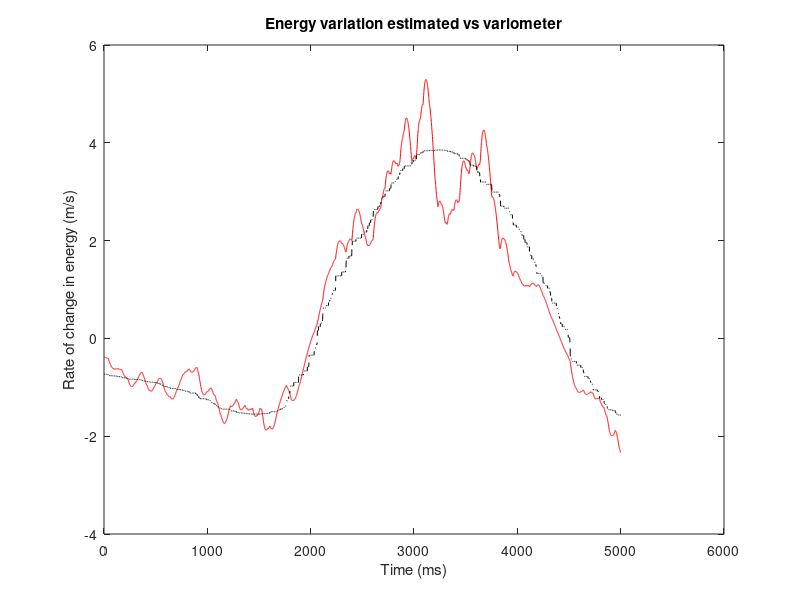

The MATLAB script that drew this image: (Note: this script raises an error after producing the figure.)
close all
clear all
clc

load('E_dot_and_vario.mat')

% Plot Edot vs vario from condor
plot(E_dot_and_vario(38000:43000,1),'r')
hold on
plot(E_dot_and_vario(38000:43000,2),'--k')
xlabel('Time (ms)')
ylabel('Rate of change in energy (m/s)')
title('Energy variation estimated vs variometer')
legend('E_{dot} estimated','Variometer',0)
grid on